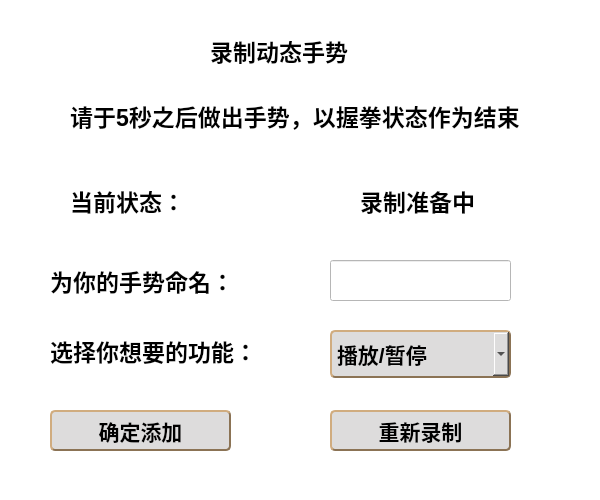
<?xml version="1.0" encoding="UTF-8"?>
<ui version="4.0">
 <class>windowTwo</class>
 <widget class="QDialog" name="windowTwo">
  <property name="geometry">
   <rect>
    <x>0</x>
    <y>0</y>
    <width>600</width>
    <height>500</height>
   </rect>
  </property>
  <property name="windowTitle">
   <string>Dialog</string>
  </property>
  <property name="styleSheet">
   <string notr="true">background-color: rgb(255, 255, 255);</string>
  </property>
  <widget class="QLabel" name="label">
   <property name="geometry">
    <rect>
     <x>210</x>
     <y>30</y>
     <width>181</width>
     <height>41</height>
    </rect>
   </property>
   <property name="styleSheet">
    <string notr="true">font: bold 23px;
color:rgb(0, 0, 0);</string>
   </property>
   <property name="text">
    <string>录制动态手势</string>
   </property>
  </widget>
  <widget class="QPushButton" name="pushButton">
   <property name="geometry">
    <rect>
     <x>50</x>
     <y>410</y>
     <width>181</width>
     <height>41</height>
    </rect>
   </property>
   <property name="styleSheet">
    <string notr="true">QPushButton
{
	background-color: rgb(221, 220, 220); /*背景色*/ 
	border-style: outset;
	border-width: 2px;
	border-radius:5px; /*边界圆滑*/
	border-color: #8B7355;
	font: bold 21px;
	min-width:2em;
	color:black; /*字体颜色*/
    height:35px;
	padding: 5px;
}
 
QPushButton:hover
{
	background-color: rgb(172, 171, 170);
}
 
QPushButton:pressed
{
	background-color: rgb(161, 158, 160); /*伪状态经过时背景色*/ 
	border-style: inset;
}
QPushButton:!enabled{
	background-color: rgb(161, 158, 160);
	border-style: inset;
}</string>
   </property>
   <property name="text">
    <string>确定添加</string>
   </property>
  </widget>
  <widget class="QLabel" name="label_6">
   <property name="geometry">
    <rect>
     <x>70</x>
     <y>90</y>
     <width>461</width>
     <height>51</height>
    </rect>
   </property>
   <property name="styleSheet">
    <string notr="true">font: bold 23px;
color:rgb(0, 0, 0);</string>
   </property>
   <property name="text">
    <string>请于5秒之后做出手势，以握拳状态作为结束</string>
   </property>
  </widget>
  <widget class="QPushButton" name="pushButton_2">
   <property name="geometry">
    <rect>
     <x>330</x>
     <y>410</y>
     <width>181</width>
     <height>41</height>
    </rect>
   </property>
   <property name="styleSheet">
    <string notr="true">QPushButton
{
	background-color: rgb(221, 220, 220); /*背景色*/ 
	border-style: outset;
	border-width: 2px;
	border-radius:5px; /*边界圆滑*/
	border-color: #8B7355;
	font: bold 21px;
	min-width:2em;
	color:black; /*字体颜色*/
    height:35px;
	padding: 5px;
}
 
QPushButton:hover
{
	background-color: rgb(172, 171, 170);
}
 
QPushButton:pressed
{
	background-color: rgb(161, 158, 160); /*伪状态经过时背景色*/ 
	border-style: inset;
}
QPushButton:!enabled{
	background-color: rgb(161, 158, 160);
	border-style: inset;
}</string>
   </property>
   <property name="text">
    <string>重新录制</string>
   </property>
  </widget>
  <widget class="QLineEdit" name="lineEdit">
   <property name="geometry">
    <rect>
     <x>330</x>
     <y>260</y>
     <width>181</width>
     <height>41</height>
    </rect>
   </property>
  </widget>
  <widget class="QLabel" name="label_4">
   <property name="geometry">
    <rect>
     <x>70</x>
     <y>180</y>
     <width>131</width>
     <height>41</height>
    </rect>
   </property>
   <property name="styleSheet">
    <string notr="true">font: bold 23px;
color:rgb(0, 0, 0);</string>
   </property>
   <property name="text">
    <string>当前状态：</string>
   </property>
  </widget>
  <widget class="QLabel" name="label_5">
   <property name="geometry">
    <rect>
     <x>360</x>
     <y>180</y>
     <width>151</width>
     <height>41</height>
    </rect>
   </property>
   <property name="styleSheet">
    <string notr="true">font: bold 23px;
color:rgb(0, 0, 0);</string>
   </property>
   <property name="text">
    <string>录制准备中</string>
   </property>
  </widget>
  <widget class="QLabel" name="label_3">
   <property name="geometry">
    <rect>
     <x>50</x>
     <y>260</y>
     <width>221</width>
     <height>41</height>
    </rect>
   </property>
   <property name="styleSheet">
    <string notr="true">font: bold 23px;
color:rgb(0, 0, 0);</string>
   </property>
   <property name="text">
    <string>为你的手势命名：</string>
   </property>
  </widget>
  <widget class="QLabel" name="label_2">
   <property name="geometry">
    <rect>
     <x>50</x>
     <y>330</y>
     <width>221</width>
     <height>41</height>
    </rect>
   </property>
   <property name="styleSheet">
    <string notr="true">font: bold 23px;
color:rgb(0, 0, 0);</string>
   </property>
   <property name="text">
    <string>选择你想要的功能：</string>
   </property>
  </widget>
  <widget class="QComboBox" name="comboBox">
   <property name="geometry">
    <rect>
     <x>330</x>
     <y>330</y>
     <width>181</width>
     <height>48</height>
    </rect>
   </property>
   <property name="styleSheet">
    <string notr="true">QComboBox
{
	background-color: rgb(221, 220, 220); /*背景色*/ 
	border-style: outset;
	border-width: 2px;
	border-radius:5px; /*边界圆滑*/
	border-color: #8B7355;
	font: bold 21px;
	min-width:2em;
	color:black; /*字体颜色*/
    height:35px;
	padding: 5px;
}
 
QComboBox:hover
{
	background-color: rgb(172, 171, 170);
}
 
QComboBox:pressed
{
	background-color: rgb(161, 158, 160); /*伪状态经过时背景色*/ 
	border-style: inset;
}
QComboBox:!enabled{
	background-color: rgb(161, 158, 160);
	border-style: inset;
}</string>
   </property>
   <item>
    <property name="text">
     <string>播放/暂停</string>
    </property>
   </item>
   <item>
    <property name="text">
     <string>方向右键</string>
    </property>
   </item>
   <item>
    <property name="text">
     <string>方向左键</string>
    </property>
   </item>
   <item>
    <property name="text">
     <string>方向上键</string>
    </property>
   </item>
   <item>
    <property name="text">
     <string>方向下键</string>
    </property>
   </item>
   <item>
    <property name="text">
     <string>静音</string>
    </property>
   </item>
   <item>
    <property name="text">
     <string>增大音量</string>
    </property>
   </item>
   <item>
    <property name="text">
     <string>减小音量</string>
    </property>
   </item>
   <item>
    <property name="text">
     <string>下一曲</string>
    </property>
   </item>
   <item>
    <property name="text">
     <string>上一曲</string>
    </property>
   </item>
   <item>
    <property name="text">
     <string>打开计算器</string>
    </property>
   </item>
   <item>
    <property name="text">
     <string>打开电子邮件</string>
    </property>
   </item>
   <item>
    <property name="text">
     <string>打开浏览器主页</string>
    </property>
   </item>
   <item>
    <property name="text">
     <string>撤回(ctrl+Z)</string>
    </property>
   </item>
   <item>
    <property name="text">
     <string>全选(ctrl+A)</string>
    </property>
   </item>
   <item>
    <property name="text">
     <string>保存(ctrl+S)</string>
    </property>
   </item>
   <item>
    <property name="text">
     <string>选择性截图</string>
    </property>
   </item>
  </widget>
 </widget>
 <resources/>
 <connections/>
</ui>
